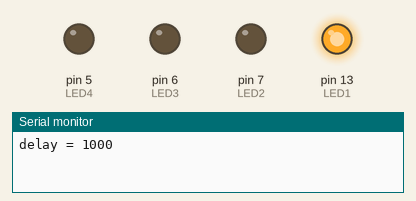
This sketch was run on a simulated Arduino Uno, built with avr-gcc and run on an emulated ATmega328P. Parts: output pins drawn as LEDs (lit = HIGH), the last lines printed to the serial monitor. Random numbers use the default seed unless the sketch sets one.

Above: at 0.5 s.
At 28.3 s:
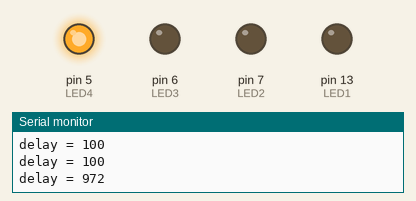
At 51.44 s:
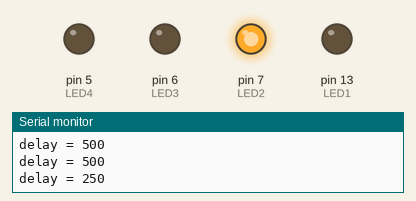
At 73.9 s:
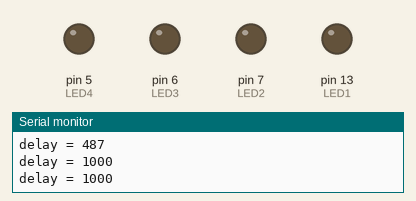
Timing chart, 0 to 76.1 s (numbered marks = the images above):
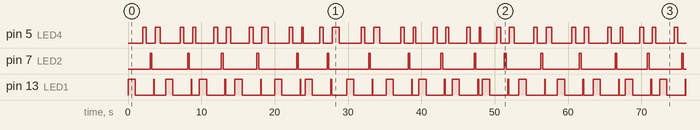

The sketch:

Lab_4_Functions.ino
```cpp
// (licence header left out)
// Libraries:

// Global Pins
// Global Pins
const int LED1 = 13;	// define as constant integer on pin 13
const int LED2 = 7;
const int LED3 = 6;
const int LED4 = 5;

// Global Variables
int delay_time = 1000;

// Function Declarations & Global Variable associated with Functions
void blink(int led_pin, int blink_delay);
void print_delay(int ms);

// ============================================================================
// The setup routine runs once when you load the sketch or press reset:
// This is where you define pin directions
void setup()
{
	// initialize Serial Communication
  	Serial.begin(115200);
 	// initialize the pins used in this sketch
	pinMode(LED1, OUTPUT);
	pinMode(LED2, OUTPUT);
	pinMode(LED3, OUTPUT);
	pinMode(LED4, OUTPUT);
}

// ============================================================================
void loop()
{
	delay_time = 1000;
  	blink(LED1, delay_time);
  	blink(LED4, 500);
	delay_time = 250;
	blink(LED2, delay_time);
  	delay_time = 100;
	blink(LED1, delay_time);
  	delay_time = random(100, 1000);
	blink(LED4, delay_time);
}

// Functions
void blink(int led_pin, int blink_delay)
{
  	digitalWrite(led_pin, HIGH);
print_delay(blink_delay);
  delay(blink_delay);	//Wait for blink_delay

  digitalWrite(led_pin, LOW);
	print_delay(blink_delay);
  delay(blink_delay);	//Wait for blink_delay
}

void print_delay(int ms)
{
  	Serial.print("delay = ");
  	Serial.println(ms);
}

//
```

Measured:
- by itself, pin 5 (LED4), pin 7 (LED2), pin 13 (LED1): moves between LOW and HIGH, repeating every 58.5 s
- by itself, everything shown: repeats every 58.5 s, in 120 steps
